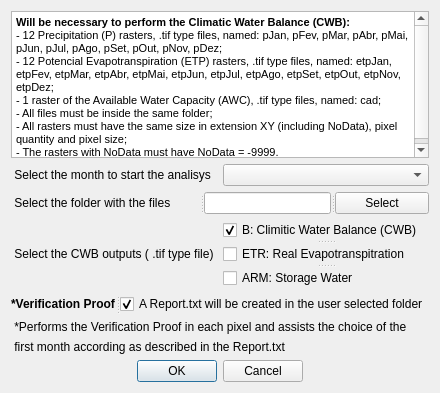
<?xml version="1.0" encoding="UTF-8"?>
<ui version="4.0">
 <class>BHCgeoQGISDialogBase</class>
 <widget class="QDialog" name="BHCgeoQGISDialogBase">
  <property name="geometry">
   <rect>
    <x>0</x>
    <y>0</y>
    <width>405</width>
    <height>393</height>
   </rect>
  </property>
  <property name="windowTitle">
   <string>BHCgeo</string>
  </property>
  <layout class="QGridLayout" name="gridLayout">
   <item row="2" column="0" colspan="4">
    <widget class="QSplitter" name="splitter_3">
     <property name="orientation">
      <enum>Qt::Horizontal</enum>
     </property>
     <widget class="QLabel" name="label_2">
      <property name="text">
       <string> Select the folder with the files</string>
      </property>
     </widget>
     <widget class="QLineEdit" name="lineEdit"/>
     <widget class="QPushButton" name="pushButton">
      <property name="text">
       <string>Select</string>
      </property>
     </widget>
    </widget>
   </item>
   <item row="3" column="0" colspan="2">
    <widget class="QLabel" name="label_3">
     <property name="text">
      <string> Select the CWB outputs ( .tif type file) </string>
     </property>
    </widget>
   </item>
   <item row="3" column="2" colspan="2">
    <widget class="QSplitter" name="splitter">
     <property name="orientation">
      <enum>Qt::Vertical</enum>
     </property>
     <widget class="QCheckBox" name="checkBox_B">
      <property name="text">
       <string>B: Climitic Water Balance (CWB)</string>
      </property>
      <property name="checked">
       <bool>true</bool>
      </property>
     </widget>
     <widget class="QCheckBox" name="checkBox_ETR">
      <property name="text">
       <string>ETR: Real Evapotranspitration</string>
      </property>
     </widget>
     <widget class="QCheckBox" name="checkBox_ARM">
      <property name="text">
       <string>ARM: Storage Water</string>
      </property>
     </widget>
    </widget>
   </item>
   <item row="4" column="0" colspan="4">
    <widget class="QSplitter" name="splitter_2">
     <property name="orientation">
      <enum>Qt::Horizontal</enum>
     </property>
     <widget class="QLabel" name="label_4">
      <property name="text">
       <string>&lt;html&gt;&lt;head/&gt;&lt;body&gt;&lt;p&gt;&lt;span style=&quot; font-weight:600;&quot;&gt;*Verification Proof&lt;/span&gt;&lt;/p&gt;&lt;/body&gt;&lt;/html&gt;</string>
      </property>
     </widget>
     <widget class="QCheckBox" name="checkBox_PR">
      <property name="text">
       <string>A Report.txt will be created in the user selected folder</string>
      </property>
      <property name="checked">
       <bool>true</bool>
      </property>
     </widget>
    </widget>
   </item>
   <item row="5" column="0" colspan="4">
    <layout class="QVBoxLayout" name="verticalLayout">
     <item>
      <widget class="QLabel" name="label_6">
       <property name="text">
        <string> *Performs the Verification Proof in each pixel and assists the choice of the</string>
       </property>
      </widget>
     </item>
     <item>
      <widget class="QLabel" name="label_7">
       <property name="text">
        <string> first month according as described in the Report.txt</string>
       </property>
      </widget>
     </item>
    </layout>
   </item>
   <item row="6" column="1" colspan="2">
    <widget class="QDialogButtonBox" name="button_box">
     <property name="orientation">
      <enum>Qt::Horizontal</enum>
     </property>
     <property name="standardButtons">
      <set>QDialogButtonBox::Cancel|QDialogButtonBox::Ok</set>
     </property>
     <property name="centerButtons">
      <bool>true</bool>
     </property>
    </widget>
   </item>
   <item row="0" column="0" colspan="4">
    <widget class="QTextBrowser" name="textBrowser">
     <property name="html">
      <string>&lt;!DOCTYPE HTML PUBLIC &quot;-//W3C//DTD HTML 4.0//EN&quot; &quot;http://www.w3.org/TR/REC-html40/strict.dtd&quot;&gt;
&lt;html&gt;&lt;head&gt;&lt;meta name=&quot;qrichtext&quot; content=&quot;1&quot; /&gt;&lt;style type=&quot;text/css&quot;&gt;
p, li { white-space: pre-wrap; }
&lt;/style&gt;&lt;/head&gt;&lt;body style=&quot; font-family:'MS Shell Dlg 2'; font-size:8.25pt; font-weight:400; font-style:normal;&quot;&gt;
&lt;p style=&quot; margin-top:0px; margin-bottom:0px; margin-left:0px; margin-right:0px; -qt-block-indent:0; text-indent:0px;&quot;&gt;&lt;span style=&quot; font-size:8pt; font-weight:600;&quot;&gt;Will be necessary to perform the Climatic Water Balance (CWB):&lt;/span&gt;&lt;/p&gt;
&lt;p style=&quot; margin-top:0px; margin-bottom:0px; margin-left:0px; margin-right:0px; -qt-block-indent:0; text-indent:0px;&quot;&gt;&lt;span style=&quot; font-size:8pt;&quot;&gt;- 12 Precipitation (P) rasters, .tif type files, named: pJan, pFev, pMar, pAbr, pMai, pJun, pJul, pAgo, pSet, pOut, pNov, pDez;&lt;/span&gt;&lt;/p&gt;
&lt;p style=&quot; margin-top:0px; margin-bottom:0px; margin-left:0px; margin-right:0px; -qt-block-indent:0; text-indent:0px;&quot;&gt;&lt;span style=&quot; font-size:8pt;&quot;&gt;- 12 Potencial Evapotranspiration (ETP) rasters, .tif type files, named: etpJan, etpFev, etpMar, etpAbr, etpMai, etpJun, etpJul, etpAgo, etpSet, etpOut, etpNov, etpDez;&lt;/span&gt;&lt;/p&gt;
&lt;p style=&quot; margin-top:0px; margin-bottom:0px; margin-left:0px; margin-right:0px; -qt-block-indent:0; text-indent:0px;&quot;&gt;&lt;span style=&quot; font-size:8pt;&quot;&gt;- 1 raster of the Available Water Capacity (AWC), .tif type files, named: cad;&lt;/span&gt;&lt;/p&gt;
&lt;p style=&quot; margin-top:0px; margin-bottom:0px; margin-left:0px; margin-right:0px; -qt-block-indent:0; text-indent:0px;&quot;&gt;&lt;span style=&quot; font-size:8pt;&quot;&gt;- All files must be inside the same folder;&lt;/span&gt;&lt;/p&gt;
&lt;p style=&quot; margin-top:0px; margin-bottom:0px; margin-left:0px; margin-right:0px; -qt-block-indent:0; text-indent:0px;&quot;&gt;&lt;span style=&quot; font-size:8pt;&quot;&gt;- All rasters must have the same size in extension XY (including NoData), pixel quantity and pixel size;&lt;/span&gt;&lt;/p&gt;
&lt;p style=&quot; margin-top:0px; margin-bottom:0px; margin-left:0px; margin-right:0px; -qt-block-indent:0; text-indent:0px;&quot;&gt;&lt;span style=&quot; font-size:8pt;&quot;&gt;- The rasters with NoData must have NoData = -9999.&lt;/span&gt;&lt;/p&gt;&lt;/body&gt;&lt;/html&gt;</string>
     </property>
    </widget>
   </item>
   <item row="1" column="0" colspan="2">
    <widget class="QLabel" name="label">
     <property name="text">
      <string> Select the month to start the analisys</string>
     </property>
    </widget>
   </item>
   <item row="1" column="2" colspan="2">
    <widget class="QComboBox" name="comboBox">
     <property name="frame">
      <bool>true</bool>
     </property>
    </widget>
   </item>
  </layout>
 </widget>
 <tabstops>
  <tabstop>button_box</tabstop>
  <tabstop>comboBox</tabstop>
  <tabstop>pushButton</tabstop>
  <tabstop>lineEdit</tabstop>
 </tabstops>
 <resources/>
 <connections>
  <connection>
   <sender>button_box</sender>
   <signal>accepted()</signal>
   <receiver>BHCgeoQGISDialogBase</receiver>
   <slot>accept()</slot>
   <hints>
    <hint type="sourcelabel">
     <x>20</x>
     <y>20</y>
    </hint>
    <hint type="destinationlabel">
     <x>20</x>
     <y>20</y>
    </hint>
   </hints>
  </connection>
  <connection>
   <sender>button_box</sender>
   <signal>rejected()</signal>
   <receiver>BHCgeoQGISDialogBase</receiver>
   <slot>reject()</slot>
   <hints>
    <hint type="sourcelabel">
     <x>20</x>
     <y>20</y>
    </hint>
    <hint type="destinationlabel">
     <x>20</x>
     <y>20</y>
    </hint>
   </hints>
  </connection>
 </connections>
</ui>
